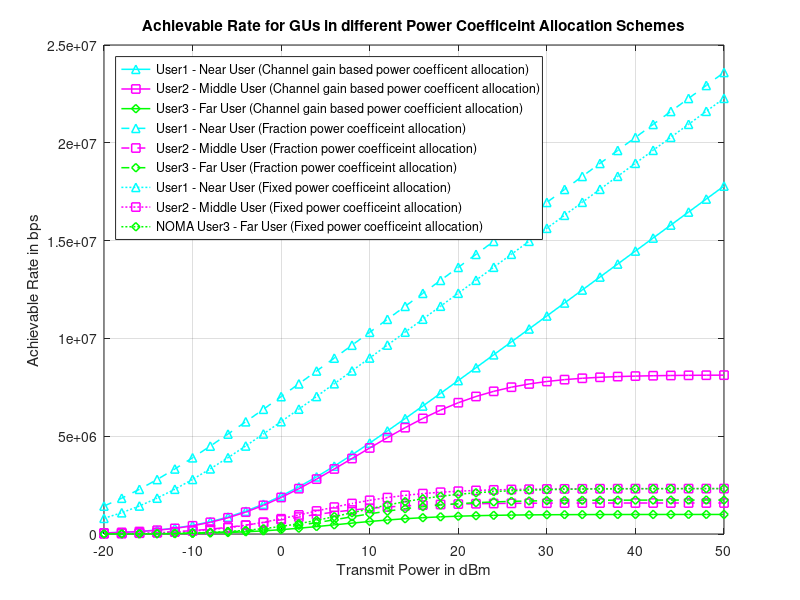

The MATLAB script that drew this image:
clc;
clear all
close all

% Ground Distances from UAV in meters
g_d1 = 100;
g_d2 = 500;
g_d3 = 1000;

% UAV height in meters
height_UAV = 45;

% Los Distance between BS and Ground Users
LoS_Dis_UAV_User1 = sqrt(g_d1^2 + height_UAV^2);
LoS_Dis_UAV_User2 = sqrt(g_d2^2 + height_UAV^2);
LoS_Dis_UAV_User3 = sqrt(g_d3^2 + height_UAV^2);

% Angle

angle_UAV_User1 = asin(height_UAV/LoS_Dis_UAV_User1);
angle_UAV_User2 = asin(height_UAV/LoS_Dis_UAV_User2);
angle_UAV_User3 = asin(height_UAV/LoS_Dis_UAV_User3);

% Angle-depend rician factor for Users and BSs
A1 = 1;
A2 = (log(db2pow(60)/A1))/(pi/2);

K_UAV_User1 = A1*exp(A2*angle_UAV_User1);
K_UAV_User2 = A1*exp(A2*angle_UAV_User2);
K_UAV_User3 = A1*exp(A2*angle_UAV_User3);

% Rician Fading for Users and BSs

N = 10^5;
g = sqrt(1/2)*(randn(1,N)+1i*randn(1,N));

g_UAV_User1 = sqrt(K_UAV_User1/(1+K_UAV_User1))*g + sqrt(1/(1+K_UAV_User1))*g;
g_UAV_User2 = sqrt(K_UAV_User2/(1+K_UAV_User2))*g + sqrt(1/(1+K_UAV_User2))*g;
g_UAV_User3 = sqrt(K_UAV_User3/(1+K_UAV_User3))*g + sqrt(1/(1+K_UAV_User3))*g;

% Avarage Channel Power Gain

% Assume Path Loss Componet = 4
% Assume Average Channel Power Gain = -60dB

eta = 4;    % Path Loss Component
b0 = db2pow(0);  % Average channel power gain at a reference deistance d0 = 1m


% Rician fading for UAVs and Users

chPow_UAV_User1 = b0*((LoS_Dis_UAV_User1)^(-eta));
chPow_UAV_User2 = b0*((LoS_Dis_UAV_User2)^(-eta));
chPow_UAV_User3 = b0*((LoS_Dis_UAV_User3)^(-eta));

% Channel Coefficeint

h_UAV_Users1 = sqrt(chPow_UAV_User1)*g_UAV_User1;
h_UAV_Users2 = sqrt(chPow_UAV_User2)*g_UAV_User2;
h_UAV_Users3 = sqrt(chPow_UAV_User3)*g_UAV_User3;

abs_h_UAV_Users1 = (abs(h_UAV_Users1)).^2;
abs_h_UAV_Users2 = (abs(h_UAV_Users2)).^2;
abs_h_UAV_Users3 = (abs(h_UAV_Users3)).^2;

%% Channel coeffiecent value sorting

mean_abs_h_UAV_Users1 = mean(abs_h_UAV_Users1);
mean_abs_h_UAV_Users2 = mean(abs_h_UAV_Users2);
mean_abs_h_UAV_Users3 = mean(abs_h_UAV_Users3);

%% Power Coefficeint by Channel gains

powerCoef_in1 = 1 - (mean_abs_h_UAV_Users1/(mean_abs_h_UAV_Users1+mean_abs_h_UAV_Users2+mean_abs_h_UAV_Users3));
powerCoef_in2 = 1 - (mean_abs_h_UAV_Users2/(mean_abs_h_UAV_Users1+mean_abs_h_UAV_Users2+mean_abs_h_UAV_Users3));
powerCoef_in3 = 1 - (mean_abs_h_UAV_Users3/(mean_abs_h_UAV_Users1+mean_abs_h_UAV_Users2+mean_abs_h_UAV_Users3));
    
powerCoef1 = (powerCoef_in1/(powerCoef_in1+powerCoef_in2+powerCoef_in3));
powerCoef2 = (powerCoef_in2/(powerCoef_in1+powerCoef_in2+powerCoef_in3));
powerCoef3 = (powerCoef_in3/(powerCoef_in1+powerCoef_in2+powerCoef_in3));

%% Achievable Rate Calculation

% Fixed Power Allocations

a1 = 0.1;
a2 = 0.2;
a3 = 0.7;

av3 = 0.8;
av2 = 0.8*(1 - av3);
av1 = 1 - (av2 + av3);

Pt = -20:2:50;     %in dBm
pt = (10^-3)*db2pow(Pt);	%in linear scale

B = 10^6;
No = -174 + 10*log10(B);
no = (10^-3)*db2pow(No);

for u = 1:length(pt)
    % By Channel Power
    C1 = B*log2(1 + pt(u)*powerCoef1.*abs_h_UAV_Users1./(no));
    C1_mean(u) = mean(C1);
    
    C2 = B*log2(1 + pt(u)*powerCoef2.*abs_h_UAV_Users2./(no + pt(u)*powerCoef1.*abs_h_UAV_Users2));
    C2_mean(u) = mean(C2);
    
    C3 = B*log2(1 + pt(u)*powerCoef3.*abs_h_UAV_Users3./(no + pt(u)*(powerCoef1 + powerCoef2).*abs_h_UAV_Users3));
    C3_mean(u) = mean(C3);
    
    % Fixed Power
    C1_f = B*log2(1 + pt(u)*a1.*abs_h_UAV_Users1./(no));
    C1_mean_f(u) = mean(C1_f);
    
    C2_f = B*log2(1 + pt(u)*a2.*abs_h_UAV_Users2./(no + pt(u)*a1.*abs_h_UAV_Users2));
    C2_mean_f(u) = mean(C2_f);
    
    C3_f = B*log2(1 + pt(u)*a3.*abs_h_UAV_Users3./(no + pt(u)*(a1 + a2).*abs_h_UAV_Users3));
    C3_mean_f(u) = mean(C3_f);
    
    % Variable Fixed Power
    C1_vf = B*log2(1 + pt(u)*av1.*abs_h_UAV_Users1./(no));
    C1_mean_vf(u) = mean(C1_vf);
    
    C2_vf = B*log2(1 + pt(u)*av2.*abs_h_UAV_Users2./(no + pt(u)*av1.*abs_h_UAV_Users2));
    C2_mean_vf(u) = mean(C2_vf);
    
    C3_vf = B*log2(1 + pt(u)*av3.*abs_h_UAV_Users3./(no + pt(u)*(av1 + av2).*abs_h_UAV_Users3));
    C3_mean_vf(u) = mean(C3_vf);
end

%% Plot

figure;
plot(Pt,C1_mean,'c-^','linewidth',1.1); hold on; grid on;
plot(Pt,C2_mean,'m-square','linewidth',1.1);
plot(Pt,C3_mean,'g-diamond','linewidth',1.1);

plot(Pt,C1_mean_f,'c--^','linewidth',1.1); hold on; grid on;
plot(Pt,C2_mean_f,'m--square','linewidth',1.1);
plot(Pt,C3_mean_f,'g--diamond','linewidth',1.1);

plot(Pt,C1_mean_vf,'c:^','linewidth',1.1); hold on; grid on;
plot(Pt,C2_mean_vf,'m:square','linewidth',1.1);
plot(Pt,C3_mean_vf,'g:diamond','linewidth',1.1);

title('Achievable Rate for GUs in different Power Coefficeint Allocation Schemes')
ylabel('Achievable Rate in bps')
xlabel('Transmit Power in dBm')

legend({'User1 - Near User (Channel gain based power coefficent allocation)','User2 - Middle User (Channel gain based power coefficent allocation)','User3 - Far User (Channel gain based power coefficient allocation)','User1 - Near User (Fraction power coefficeint allocation)','User2 - Middle User (Fraction power coefficeint allocation)','User3 - Far User (Fraction power coefficeint allocation)','User1 - Near User (Fixed power coefficeint allocation)','User2 - Middle User (Fixed power coefficeint allocation)','NOMA User3 - Far User (Fixed power coefficeint allocation)'},'location','northwest');


